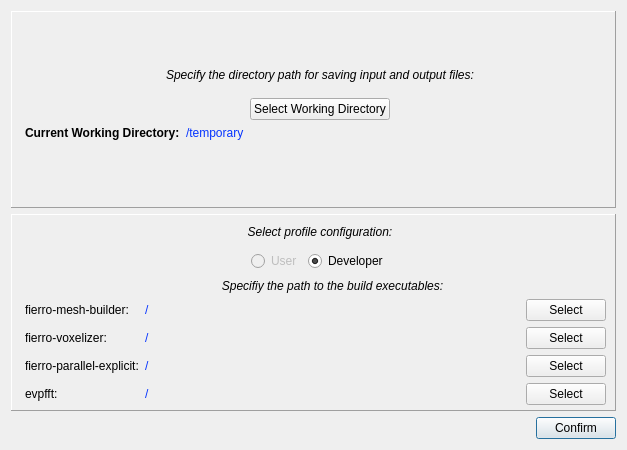
<?xml version="1.0" encoding="UTF-8"?>
<ui version="4.0">
 <class>Dialog</class>
 <widget class="QDialog" name="Dialog">
  <property name="geometry">
   <rect>
    <x>0</x>
    <y>0</y>
    <width>627</width>
    <height>450</height>
   </rect>
  </property>
  <property name="minimumSize">
   <size>
    <width>0</width>
    <height>450</height>
   </size>
  </property>
  <property name="windowTitle">
   <string>Fierro Setup</string>
  </property>
  <layout class="QVBoxLayout" name="verticalLayout">
   <item>
    <widget class="QFrame" name="frame_3">
     <property name="frameShape">
      <enum>QFrame::Panel</enum>
     </property>
     <property name="frameShadow">
      <enum>QFrame::Raised</enum>
     </property>
     <layout class="QGridLayout" name="gridLayout">
      <property name="leftMargin">
       <number>0</number>
      </property>
      <property name="topMargin">
       <number>0</number>
      </property>
      <property name="rightMargin">
       <number>0</number>
      </property>
      <property name="bottomMargin">
       <number>0</number>
      </property>
      <item row="0" column="0">
       <widget class="QLabel" name="label_2">
        <property name="maximumSize">
         <size>
          <width>100</width>
          <height>100</height>
         </size>
        </property>
        <property name="text">
         <string/>
        </property>
        <property name="pixmap">
         <pixmap resource="Icons/IconResourceFile.qrc">:/Blue Icons/Blue Icons/File.svg</pixmap>
        </property>
        <property name="scaledContents">
         <bool>true</bool>
        </property>
       </widget>
      </item>
      <item row="0" column="1">
       <widget class="QFrame" name="frame_4">
        <property name="frameShape">
         <enum>QFrame::NoFrame</enum>
        </property>
        <property name="frameShadow">
         <enum>QFrame::Raised</enum>
        </property>
        <layout class="QVBoxLayout" name="verticalLayout_2">
         <property name="leftMargin">
          <number>0</number>
         </property>
         <property name="topMargin">
          <number>0</number>
         </property>
         <property name="rightMargin">
          <number>0</number>
         </property>
         <property name="bottomMargin">
          <number>0</number>
         </property>
         <item>
          <widget class="QLabel" name="LDirections">
           <property name="text">
            <string>&lt;html&gt;&lt;head/&gt;&lt;body&gt;&lt;p align=&quot;center&quot;&gt;&lt;span style=&quot; font-style:italic;&quot;&gt;Specify the directory path for saving input and output files:&lt;/span&gt;&lt;/p&gt;&lt;/body&gt;&lt;/html&gt;</string>
           </property>
           <property name="wordWrap">
            <bool>true</bool>
           </property>
          </widget>
         </item>
         <item alignment="Qt::AlignHCenter">
          <widget class="QPushButton" name="BSelectWD">
           <property name="text">
            <string>Select Working Directory</string>
           </property>
           <property name="autoDefault">
            <bool>false</bool>
           </property>
          </widget>
         </item>
         <item alignment="Qt::AlignTop">
          <widget class="QFrame" name="frame">
           <property name="frameShape">
            <enum>QFrame::NoFrame</enum>
           </property>
           <property name="frameShadow">
            <enum>QFrame::Raised</enum>
           </property>
           <layout class="QGridLayout" name="gridLayout_4">
            <property name="leftMargin">
             <number>0</number>
            </property>
            <property name="topMargin">
             <number>0</number>
            </property>
            <property name="rightMargin">
             <number>0</number>
            </property>
            <property name="bottomMargin">
             <number>0</number>
            </property>
            <item row="0" column="0">
             <widget class="QLabel" name="label_4">
              <property name="text">
               <string>&lt;html&gt;&lt;head/&gt;&lt;body&gt;&lt;p&gt;&lt;span style=&quot; font-weight:700;&quot;&gt;Current Working Directory:&lt;/span&gt;&lt;/p&gt;&lt;/body&gt;&lt;/html&gt;</string>
              </property>
             </widget>
            </item>
            <item row="0" column="1">
             <widget class="QLabel" name="INCurrentWD">
              <property name="sizePolicy">
               <sizepolicy hsizetype="Expanding" vsizetype="Expanding">
                <horstretch>0</horstretch>
                <verstretch>0</verstretch>
               </sizepolicy>
              </property>
              <property name="minimumSize">
               <size>
                <width>280</width>
                <height>0</height>
               </size>
              </property>
              <property name="text">
               <string>&lt;html&gt;&lt;head/&gt;&lt;body&gt;&lt;p&gt;&lt;span style=&quot; color:#0433ff;&quot;&gt;/temporary&lt;/span&gt;&lt;/p&gt;&lt;/body&gt;&lt;/html&gt;</string>
              </property>
              <property name="wordWrap">
               <bool>true</bool>
              </property>
             </widget>
            </item>
           </layout>
          </widget>
         </item>
        </layout>
       </widget>
      </item>
     </layout>
    </widget>
   </item>
   <item>
    <widget class="QFrame" name="frame_5">
     <property name="maximumSize">
      <size>
       <width>16777215</width>
       <height>16777215</height>
      </size>
     </property>
     <property name="frameShape">
      <enum>QFrame::Panel</enum>
     </property>
     <property name="frameShadow">
      <enum>QFrame::Raised</enum>
     </property>
     <layout class="QGridLayout" name="gridLayout_2">
      <property name="leftMargin">
       <number>0</number>
      </property>
      <property name="topMargin">
       <number>0</number>
      </property>
      <property name="rightMargin">
       <number>0</number>
      </property>
      <property name="bottomMargin">
       <number>0</number>
      </property>
      <item row="0" column="0" alignment="Qt::AlignTop">
       <widget class="QLabel" name="label_3">
        <property name="maximumSize">
         <size>
          <width>100</width>
          <height>100</height>
         </size>
        </property>
        <property name="text">
         <string/>
        </property>
        <property name="pixmap">
         <pixmap resource="Icons/IconResourceFile.qrc">:/Blue Icons/Blue Icons/UserProfile.svg</pixmap>
        </property>
        <property name="scaledContents">
         <bool>true</bool>
        </property>
       </widget>
      </item>
      <item row="0" column="1">
       <widget class="QFrame" name="frame_6">
        <property name="frameShape">
         <enum>QFrame::NoFrame</enum>
        </property>
        <property name="frameShadow">
         <enum>QFrame::Raised</enum>
        </property>
        <layout class="QVBoxLayout" name="verticalLayout_3">
         <property name="leftMargin">
          <number>0</number>
         </property>
         <property name="topMargin">
          <number>5</number>
         </property>
         <property name="rightMargin">
          <number>0</number>
         </property>
         <property name="bottomMargin">
          <number>5</number>
         </property>
         <item>
          <widget class="QLabel" name="label">
           <property name="text">
            <string>&lt;html&gt;&lt;head/&gt;&lt;body&gt;&lt;p align=&quot;center&quot;&gt;&lt;span style=&quot; font-style:italic;&quot;&gt;Select profile configuration:&lt;/span&gt;&lt;/p&gt;&lt;/body&gt;&lt;/html&gt;</string>
           </property>
          </widget>
         </item>
         <item alignment="Qt::AlignHCenter">
          <widget class="QFrame" name="frame_2">
           <property name="frameShape">
            <enum>QFrame::NoFrame</enum>
           </property>
           <property name="frameShadow">
            <enum>QFrame::Raised</enum>
           </property>
           <layout class="QHBoxLayout" name="horizontalLayout">
            <property name="leftMargin">
             <number>0</number>
            </property>
            <property name="topMargin">
             <number>0</number>
            </property>
            <property name="rightMargin">
             <number>0</number>
            </property>
            <property name="bottomMargin">
             <number>0</number>
            </property>
            <item>
             <widget class="QRadioButton" name="radioButton">
              <property name="enabled">
               <bool>false</bool>
              </property>
              <property name="text">
               <string>User</string>
              </property>
              <property name="checked">
               <bool>false</bool>
              </property>
             </widget>
            </item>
            <item>
             <widget class="QRadioButton" name="radioButton_2">
              <property name="text">
               <string>Developer</string>
              </property>
              <property name="checked">
               <bool>true</bool>
              </property>
             </widget>
            </item>
           </layout>
          </widget>
         </item>
         <item alignment="Qt::AlignTop">
          <widget class="QStackedWidget" name="stackedWidget">
           <property name="frameShape">
            <enum>QFrame::NoFrame</enum>
           </property>
           <property name="currentIndex">
            <number>1</number>
           </property>
           <widget class="QWidget" name="page"/>
           <widget class="QWidget" name="page_2">
            <layout class="QVBoxLayout" name="verticalLayout_4">
             <property name="leftMargin">
              <number>0</number>
             </property>
             <property name="topMargin">
              <number>0</number>
             </property>
             <property name="rightMargin">
              <number>0</number>
             </property>
             <property name="bottomMargin">
              <number>0</number>
             </property>
             <item>
              <widget class="QFrame" name="frame_7">
               <property name="frameShape">
                <enum>QFrame::NoFrame</enum>
               </property>
               <property name="frameShadow">
                <enum>QFrame::Raised</enum>
               </property>
               <layout class="QGridLayout" name="gridLayout_3">
                <property name="leftMargin">
                 <number>0</number>
                </property>
                <property name="topMargin">
                 <number>0</number>
                </property>
                <property name="bottomMargin">
                 <number>0</number>
                </property>
                <item row="1" column="2">
                 <widget class="QLabel" name="INFierroMeshBuilder">
                  <property name="sizePolicy">
                   <sizepolicy hsizetype="Expanding" vsizetype="Expanding">
                    <horstretch>0</horstretch>
                    <verstretch>0</verstretch>
                   </sizepolicy>
                  </property>
                  <property name="minimumSize">
                   <size>
                    <width>252</width>
                    <height>0</height>
                   </size>
                  </property>
                  <property name="text">
                   <string>&lt;html&gt;&lt;head/&gt;&lt;body&gt;&lt;p&gt;&lt;span style=&quot; color:#0433ff;&quot;&gt;/&lt;/span&gt;&lt;/p&gt;&lt;/body&gt;&lt;/html&gt;</string>
                  </property>
                  <property name="wordWrap">
                   <bool>true</bool>
                  </property>
                 </widget>
                </item>
                <item row="1" column="0">
                 <widget class="QLabel" name="LFierroMeshBuilder">
                  <property name="text">
                   <string>&lt;html&gt;&lt;head/&gt;&lt;body&gt;&lt;p&gt;fierro-mesh-builder:&lt;/p&gt;&lt;/body&gt;&lt;/html&gt;</string>
                  </property>
                 </widget>
                </item>
                <item row="3" column="3">
                 <widget class="QPushButton" name="BFierroParallelExplicit">
                  <property name="text">
                   <string>Select</string>
                  </property>
                  <property name="autoDefault">
                   <bool>false</bool>
                  </property>
                 </widget>
                </item>
                <item row="0" column="2">
                 <widget class="QLabel" name="LExecutables">
                  <property name="text">
                   <string>&lt;html&gt;&lt;head/&gt;&lt;body&gt;&lt;p align=&quot;center&quot;&gt;&lt;span style=&quot; font-style:italic;&quot;&gt;Specifiy the path to the build executables:&lt;/span&gt;&lt;/p&gt;&lt;/body&gt;&lt;/html&gt;</string>
                  </property>
                 </widget>
                </item>
                <item row="2" column="2">
                 <widget class="QLabel" name="INFierroVoxelizer">
                  <property name="sizePolicy">
                   <sizepolicy hsizetype="Expanding" vsizetype="Expanding">
                    <horstretch>0</horstretch>
                    <verstretch>0</verstretch>
                   </sizepolicy>
                  </property>
                  <property name="minimumSize">
                   <size>
                    <width>252</width>
                    <height>0</height>
                   </size>
                  </property>
                  <property name="text">
                   <string>&lt;html&gt;&lt;head/&gt;&lt;body&gt;&lt;p&gt;&lt;span style=&quot; color:#0433ff;&quot;&gt;/&lt;/span&gt;&lt;/p&gt;&lt;/body&gt;&lt;/html&gt;</string>
                  </property>
                  <property name="wordWrap">
                   <bool>true</bool>
                  </property>
                 </widget>
                </item>
                <item row="1" column="3">
                 <widget class="QPushButton" name="BFierroMeshBuilder">
                  <property name="text">
                   <string>Select</string>
                  </property>
                  <property name="autoDefault">
                   <bool>false</bool>
                  </property>
                 </widget>
                </item>
                <item row="3" column="2">
                 <widget class="QLabel" name="INFierroParallelExplicit">
                  <property name="sizePolicy">
                   <sizepolicy hsizetype="Expanding" vsizetype="Expanding">
                    <horstretch>0</horstretch>
                    <verstretch>0</verstretch>
                   </sizepolicy>
                  </property>
                  <property name="minimumSize">
                   <size>
                    <width>252</width>
                    <height>0</height>
                   </size>
                  </property>
                  <property name="text">
                   <string>&lt;html&gt;&lt;head/&gt;&lt;body&gt;&lt;p&gt;&lt;span style=&quot; color:#0433ff;&quot;&gt;/&lt;/span&gt;&lt;/p&gt;&lt;/body&gt;&lt;/html&gt;</string>
                  </property>
                  <property name="wordWrap">
                   <bool>true</bool>
                  </property>
                 </widget>
                </item>
                <item row="2" column="3">
                 <widget class="QPushButton" name="BFierroVoxelizer">
                  <property name="text">
                   <string>Select</string>
                  </property>
                  <property name="autoDefault">
                   <bool>false</bool>
                  </property>
                 </widget>
                </item>
                <item row="3" column="0">
                 <widget class="QLabel" name="LFierroParallelExplicit">
                  <property name="text">
                   <string>&lt;html&gt;&lt;head/&gt;&lt;body&gt;&lt;p&gt;fierro-parallel-explicit:&lt;/p&gt;&lt;/body&gt;&lt;/html&gt;</string>
                  </property>
                 </widget>
                </item>
                <item row="2" column="0">
                 <widget class="QLabel" name="LFierroVoxelizer">
                  <property name="text">
                   <string>&lt;html&gt;&lt;head/&gt;&lt;body&gt;&lt;p&gt;fierro-voxelizer:&lt;/p&gt;&lt;/body&gt;&lt;/html&gt;</string>
                  </property>
                 </widget>
                </item>
                <item row="4" column="0">
                 <widget class="QLabel" name="Levpfft">
                  <property name="text">
                   <string>evpfft:</string>
                  </property>
                 </widget>
                </item>
                <item row="4" column="3">
                 <widget class="QPushButton" name="BFierroEvpfft">
                  <property name="text">
                   <string>Select</string>
                  </property>
                 </widget>
                </item>
                <item row="4" column="2">
                 <widget class="QLabel" name="INFierroEvpfft">
                  <property name="sizePolicy">
                   <sizepolicy hsizetype="Expanding" vsizetype="Expanding">
                    <horstretch>0</horstretch>
                    <verstretch>0</verstretch>
                   </sizepolicy>
                  </property>
                  <property name="minimumSize">
                   <size>
                    <width>252</width>
                    <height>0</height>
                   </size>
                  </property>
                  <property name="text">
                   <string>&lt;html&gt;&lt;head/&gt;&lt;body&gt;&lt;p&gt;&lt;span style=&quot; color:#0433ff;&quot;&gt;/&lt;/span&gt;&lt;/p&gt;&lt;/body&gt;&lt;/html&gt;</string>
                  </property>
                  <property name="wordWrap">
                   <bool>true</bool>
                  </property>
                 </widget>
                </item>
               </layout>
              </widget>
             </item>
            </layout>
           </widget>
          </widget>
         </item>
        </layout>
       </widget>
      </item>
     </layout>
    </widget>
   </item>
   <item alignment="Qt::AlignRight">
    <widget class="QPushButton" name="BConfirm">
     <property name="text">
      <string>Confirm</string>
     </property>
     <property name="autoDefault">
      <bool>false</bool>
     </property>
     <property name="default">
      <bool>true</bool>
     </property>
    </widget>
   </item>
  </layout>
 </widget>
 <resources>
  <include location="Icons/IconResourceFile.qrc"/>
 </resources>
 <connections/>
</ui>
